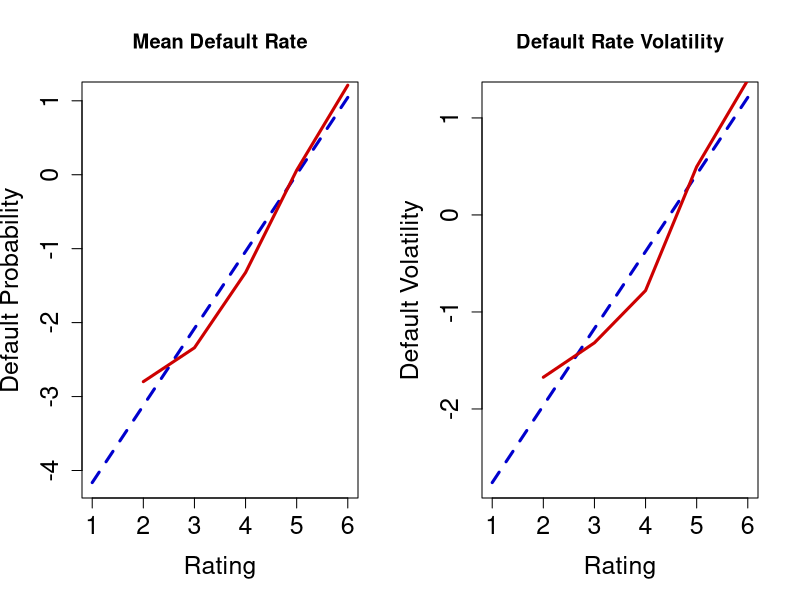

Write R code to recreate this figure.
# ------------------------------------------------------------------------------
# Book:        SFE - Statistics of Financial Markets
# ------------------------------------------------------------------------------
# Quantlet:    SFEdefault
# ------------------------------------------------------------------------------
# Description: Calculates the historical mean and volatility of default rate 
#              bonds belong to different ratings and also the corresponding 
#              regression by exponential function fitting. Estimates the asset 
#              correlation using one-factor model.
# ------------------------------------------------------------------------------
# Usage:       Estimate asset correlation using default data and some function 
#              fitting
# ------------------------------------------------------------------------------
# Inputs:      SFEMoodydefault.csv
# ------------------------------------------------------------------------------
# Output:      Historical mean of default rate, default rate volatility, the 
#              corresponding regression by exponential function fitting and the 
#              estimated one-factor model asset correlation.
# ------------------------------------------------------------------------------
# Keywords:    default rate, regression, volatility, asset correlation
# ------------------------------------------------------------------------------
# See also:    BaseCorrGaussModelCDO, CompCorrGaussModelCDO, ETL, SFEETLGaussTr1,
#              SFEbaseCorr, SFEcompCorr, SFEcompCorr, SFEdefaproba, SFEmyfun, 
#              lowerTrLossGauss, 
# ------------------------------------------------------------------------------
# Author:      Ya Qian, 2015/12/21
# ------------------------------------------------------------------------------

#Close windows and clear variables                                                                   
graphics.off()
rm(list = ls(all=TRUE))  

# install and load packages
libraries = c("mnormt","stats")
lapply(libraries, function(x) if (!(x %in% installed.packages())) {
  install.packages(x)
})
lapply(libraries, library, quietly = TRUE, character.only = TRUE)

#Read dataset                                                                                                       
D                  = read.csv("SFEMoodydefault.csv", header = TRUE, sep = ";", dec = ",")   
DD                 = D[ ,-1]

#Calculate historic mean default rate and volatility
means              = sapply(DD, mean)
sds                = sapply(DD, sd)

#Omit the Aaa-rate bond when fit by exponential function
C                  = c(1:6)
C1                 = c(2:6)

#Exponential fitting of the mean default rate
exponential.model  = lm(log(means[-1]) ~ C1)
A                  = coef(exponential.model)
y                  = C*A[2]+A[1]
est.means          = exp(y)

#Exponential fitting of the default rate volatility
exponential.model1 = lm(log(sds[-1]) ~ C1)
A1                 = coef(exponential.model1)
y1                 = C*A1[2]+A1[1]
est.sds            = exp(y1)

#combine ploting data in one file
z                  = cbind(C1,log(means[-1]))
z1                 = cbind(C1,log(sds[-1]))

#plot default probability and default volatility
par(mfrow = c(1,2))
plot(C, y, main = "Mean Default Rate", xlab = "Rating",  ylab = "Default Probability", type = "l", col = "blue3", lwd = 3, cex.axis = 1.5, cex.lab = 1.5, lty = 2)
lines(z, col = "red3", lty = 1, lwd = 3)

plot(C, y1, main = "Default Rate Volatility", xlab = "Rating",  ylab = "Default Volatility", type = "l", col = "blue3", lwd = 3, cex.axis = 1.5, cex.lab = 1.5, lty = 2)
lines(z1, col = "red3", lty = 1, lwd = 3)

#Estimate asset correlations of rating classes

f = function(rho, defpro, defvol){
        f = defvol^2-pmnorm(c(qnorm(defpro),qnorm(defpro)), mean = rep(0, 2), matrix(data = c(1,rho,rho,1),nrow = 2))+defpro^2
}

# Find asset correlations   
      rho = c(0,0,0,0,0,0)
for (i in 1:6)
   rho[i] = uniroot(f, interval = c(0,1), lower=0, upper=1, tol = .Machine$double.eps^0.25,
                   defpro = est.means[i]/100, defvol = est.sds[i]/100)



#Rating   = c("Aaa", "Aa", "A", "Baa", "Ba", "B", "Mean")
#Rename variables and print the result table
Mean      = means
Stand.dev = sds
mu        = est.means
sigma     = est.sds
rho       = as.numeric(rho)
assetcorr = rho*100
output    = cbind(Mean,Stand.dev, mu, sigma,assetcorr)
MEAN      = c(mean(means),mean(sds),mean(est.means),mean(est.sds),mean(assetcorr))# Compute mean of each variable estimation
table     = rbind(output, MEAN)
print(table)

